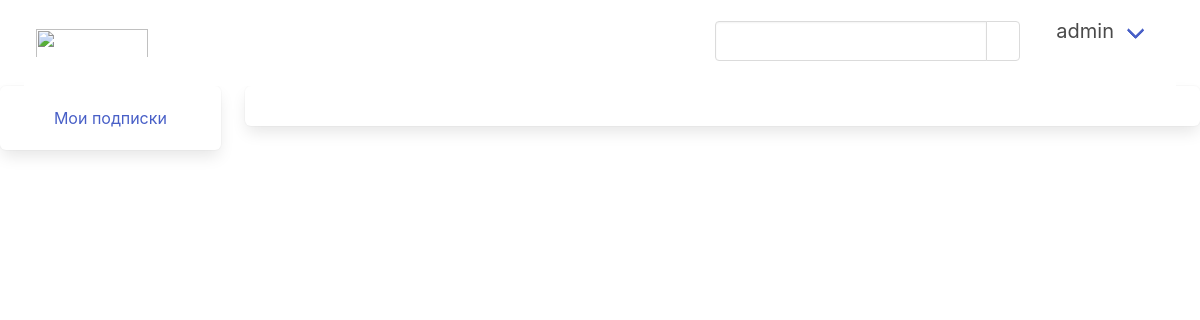
Before: /video_hosting/subscriptions/ (signed in) with the older database file.
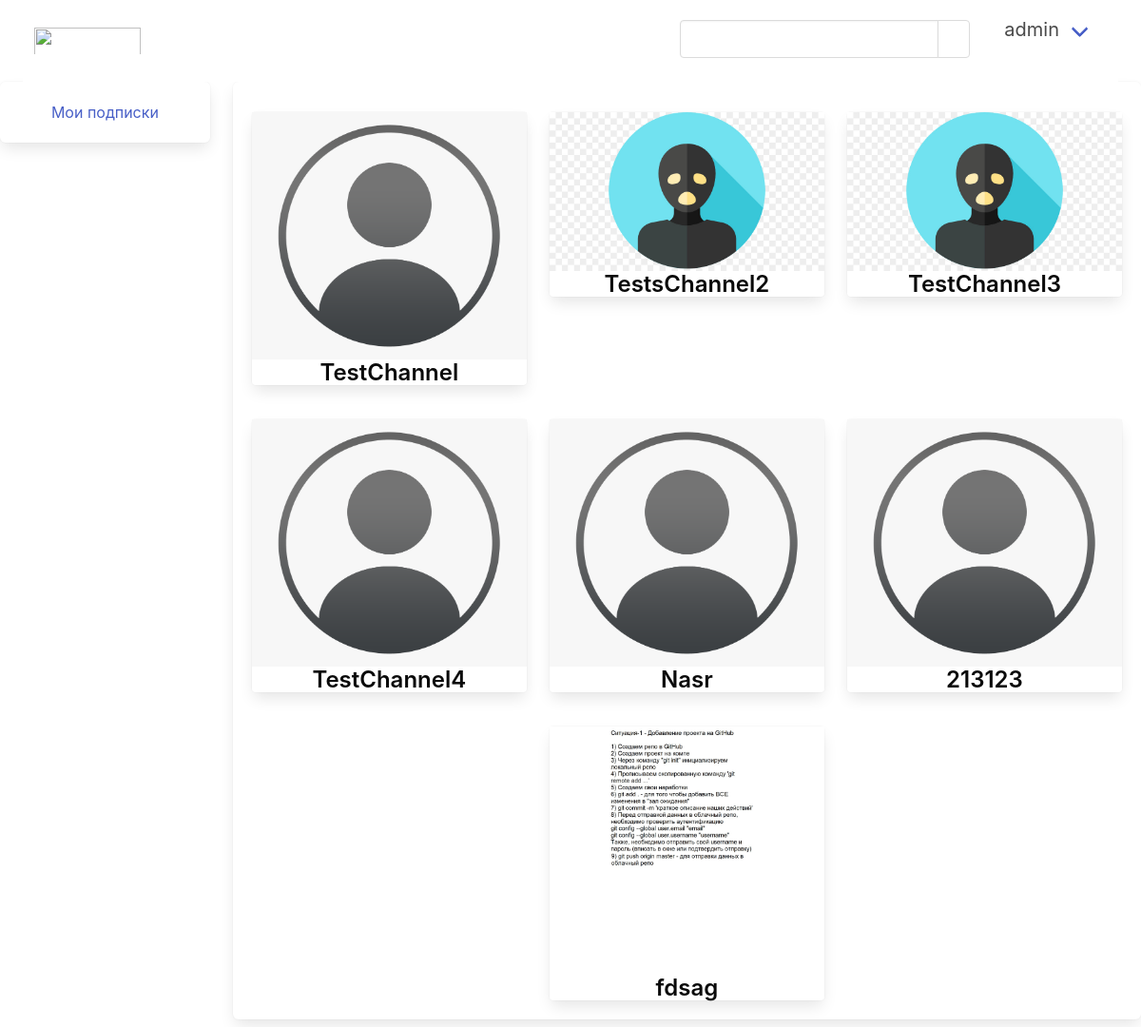
After: the same page with the newer database file.
### video_hosting/models.py (models this page shows, shortened)
class HostingСhannel(models.Model):
    name = models.CharField(max_length=255)
    image = models.ImageField(default='user.png', blank=True)
    slug = models.SlugField(unique=True)
    description = models.TextField()
    date = models.DateTimeField(auto_now_add=True)
    author = models.ForeignKey(User, on_delete=models.CASCADE)

### video_hosting/views.py (the view)
# urls.py: path('subscriptions/', views.subscriptions, name='subscriptions'),
def subscriptions(request):
    my_subscriptions = HostingСhannel.objects.all()
    return render(request, 'subscriptions.html', {'my_subscriptions': my_subscriptions})

### video_hosting/templates/subscriptions.html
{% extends 'base_layout.html' %}
{% load static from static %}
{% block content %}
<sections>
    <div class="box">
        <div class="columns is-multiline is-centered">
            {% for subs in my_subscriptions %}
            <div class="column is-4">
                <div class="card mt-3">
                    <div class="cart-content">
                        <a href="{% url 'video_hosting:host_channel' subs.pk %}">
                            <div class="media">
                                <div class="media-content">
                                    <figure class="image">
                                        <img src="{{subs.image.url}}" alt=""
                                                 class="image is-centered post-imag">
                                    </figure>
                                    <div class="title has-text-centered has-text-black is-4">
                                        {{ subs.name }}
                                    </div>
                                </div>
                            </div>
                        </a>
                    </div>
                </div>
            </div>
            {% endfor %}
        </div>
    </div>
</sections>
{% endblock %}

### video_hosting/templates/base_layout.html (shortened to what this page needs)
{% load static from static %}
<html lang="en">
<head>
    <link rel="stylesheet" href="{% static 'static/bulma.css' %}">
    <link rel="stylesheet" href="{% static 'static/style.css' %}">
</head>
<body>
<nav class="navbar ml-5 mr-5" role="navigation" aria-label="main navigation">
    <div class="navbar-brand">
        <a class="navbar-item" href="{% url 'video_hosting:home' %}">
            <img src="https://bulma.io/images/bulma-logo.png" width="112" height="28">
        </a>
    </div>
    <div id="navbarBasicExample" class="navbar-menu">
        <div class="navbar-end">
            <span class="navbar-item">
                <form method="get" class="pt-3">
                    <div class="field has-addons">
                        <div class="control">
                                <input type="search" class="input" name="search">
                        </div>
                        <div class="control">
                            <button class="button" type="submit">
                            </button>
                        </div>
                    </div>
                </form>
            </span>
            <div class="navbar-item">
                {% if user.is_authenticated %}
                <div class="navbar-item has-dropdown is-hoverable">
                    <div class="navbar-link subtitle">
                        {{user}}
                    </div>
                </div>
                {% else %}
                <div class="buttons">
                    <a href="{% url 'users:log_in' %}" class="button is-light">
                        Log in
                    </a>
                </div>
                {% endif %}
            </div>
        </div>
    </div>
</nav>
<div>
    <div class="columns">
        <div class="column is-one-fifth">
            <div class="box has-text-centered">
                {% if user.is_authenticated %}
                <ul>
                    <li>
                        <a href="{% url 'video_hosting:subscriptions' %}">
                            Мои подписки
                        </a>
                    </li>
                </ul>
                {% endif %}
            </div>
        </div>
        <div class="column">
            {% block content %}
            {% endblock %}
        </div>
    </div>
</div>
</body>
</html>

Changed rows visible on the page:
added HostingСhannel: image (placeholder picture), name "TestChannel"
added HostingСhannel: image (picture), name "TestsChannel2"
added HostingСhannel: image (picture), name "TestChannel3"
added HostingСhannel: image (placeholder picture), name "TestChannel4"
added HostingСhannel: image (placeholder picture), name "Nasr"
added HostingСhannel: image (placeholder picture), name "213123"
added HostingСhannel: image (picture), name "fdsag"
